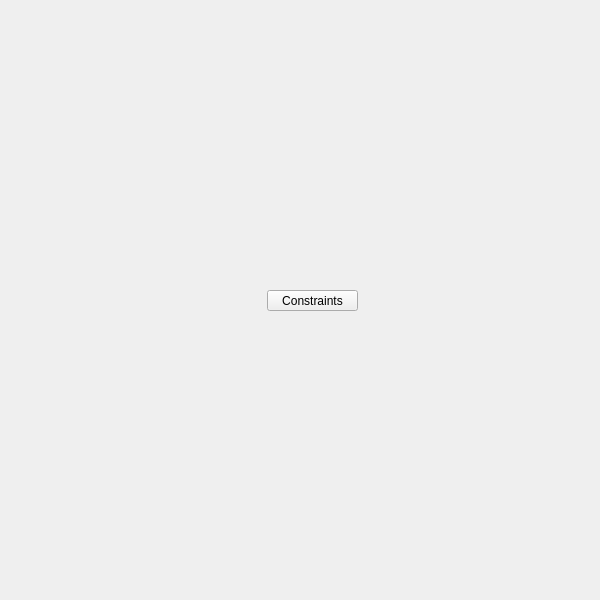
<?xml version="1.0" encoding="UTF-8"?>
<ui version="4.0">
 <class>QtUi</class>
 <widget class="QMainWindow" name="QtUi">
  <property name="geometry"><rect><x>0</x><y>0</y><width>600</width><height>600</height></rect></property>
  <property name="sizePolicy"><sizepolicy hsizetype="Ignored" vsizetype="Ignored"><horstretch>0</horstretch><verstretch>0</verstretch></sizepolicy></property>
  <property name="minimumSize"><size><width>0</width><height>0</height></size></property>
  <property name="maximumSize"><size><width>600</width><height>600</height></size></property>
  <property name="toolButtonStyle"><enum>Qt::ToolButtonIconOnly</enum></property>
  <property name="tabShape"><enum>QTabWidget::Triangular</enum></property>
  <property name="dockNestingEnabled"><bool>true</bool></property>
  <property name="dockOptions"><set>QMainWindow::AllowNestedDocks|QMainWindow::AllowTabbedDocks|QMainWindow::AnimatedDocks|QMainWindow::ForceTabbedDocks</set></property>
  <widget class="QWidget" name="widget">
   <property name="sizePolicy"><sizepolicy hsizetype="Ignored" vsizetype="Ignored"><horstretch>0</horstretch><verstretch>0</verstretch></sizepolicy></property>
   <widget class="MenuButton" name="b030">
    <property name="geometry">
     <rect><x>267</x><y>290</y><width>91</width><height>21</height></rect>
    </property>
    <property name="minimumSize"><size><width>0</width><height>21</height></size></property>
    <property name="maximumSize"><size><width>999</width><height>21</height></size></property>
    <property name="target"><string>object_constraints</string></property>
    <property name="text"><string>Constraints</string></property>
   </widget>
  </widget>
 </widget>
 <customwidgets>
  <customwidget><class>MenuButton</class><extends>QPushButton</extends><header>widgets.menubutton.h</header></customwidget>
 </customwidgets>
 <resources/>
 <connections/>
</ui>
